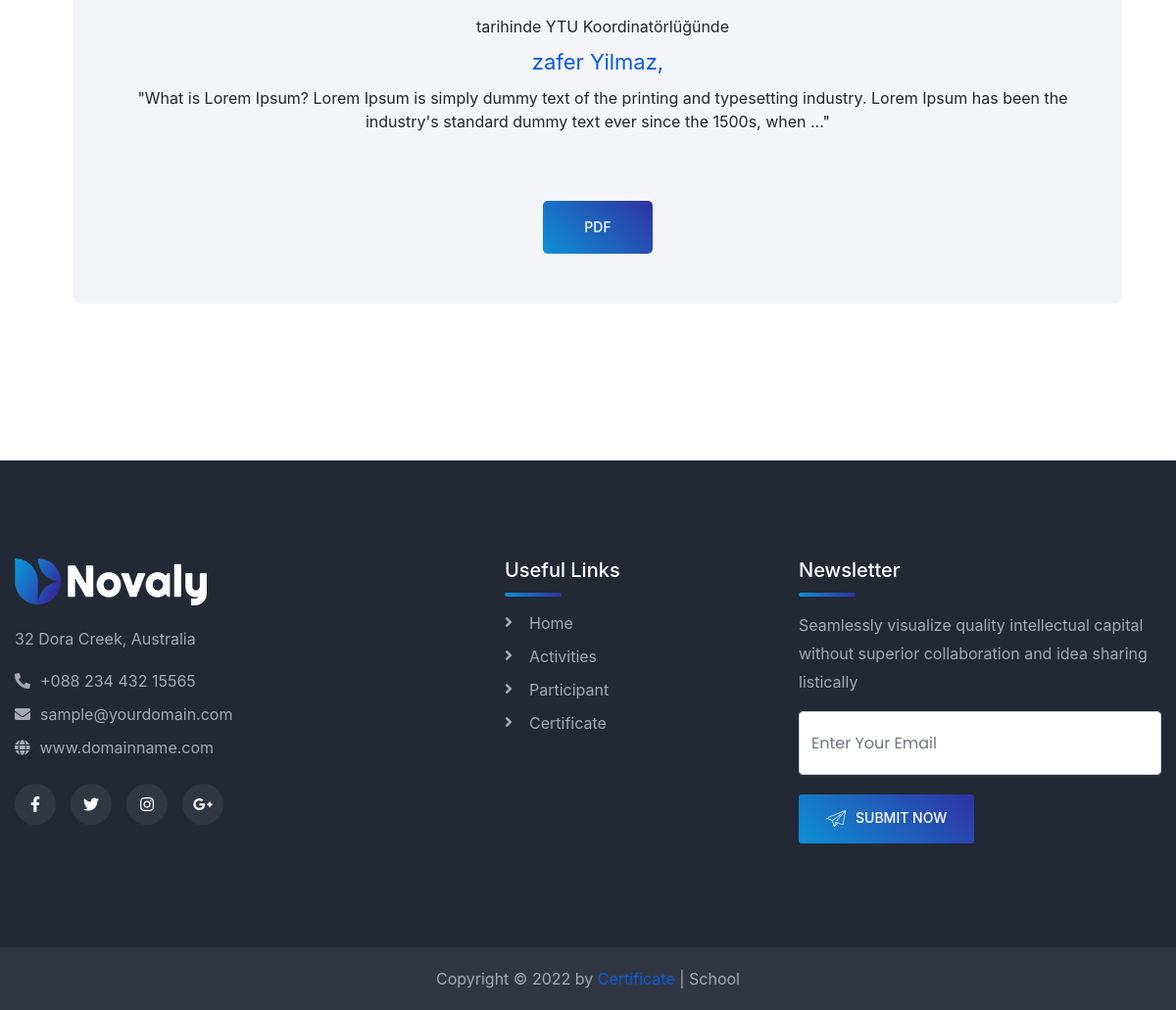
/certificates (lower part), run on an earlier commit of the app's database.
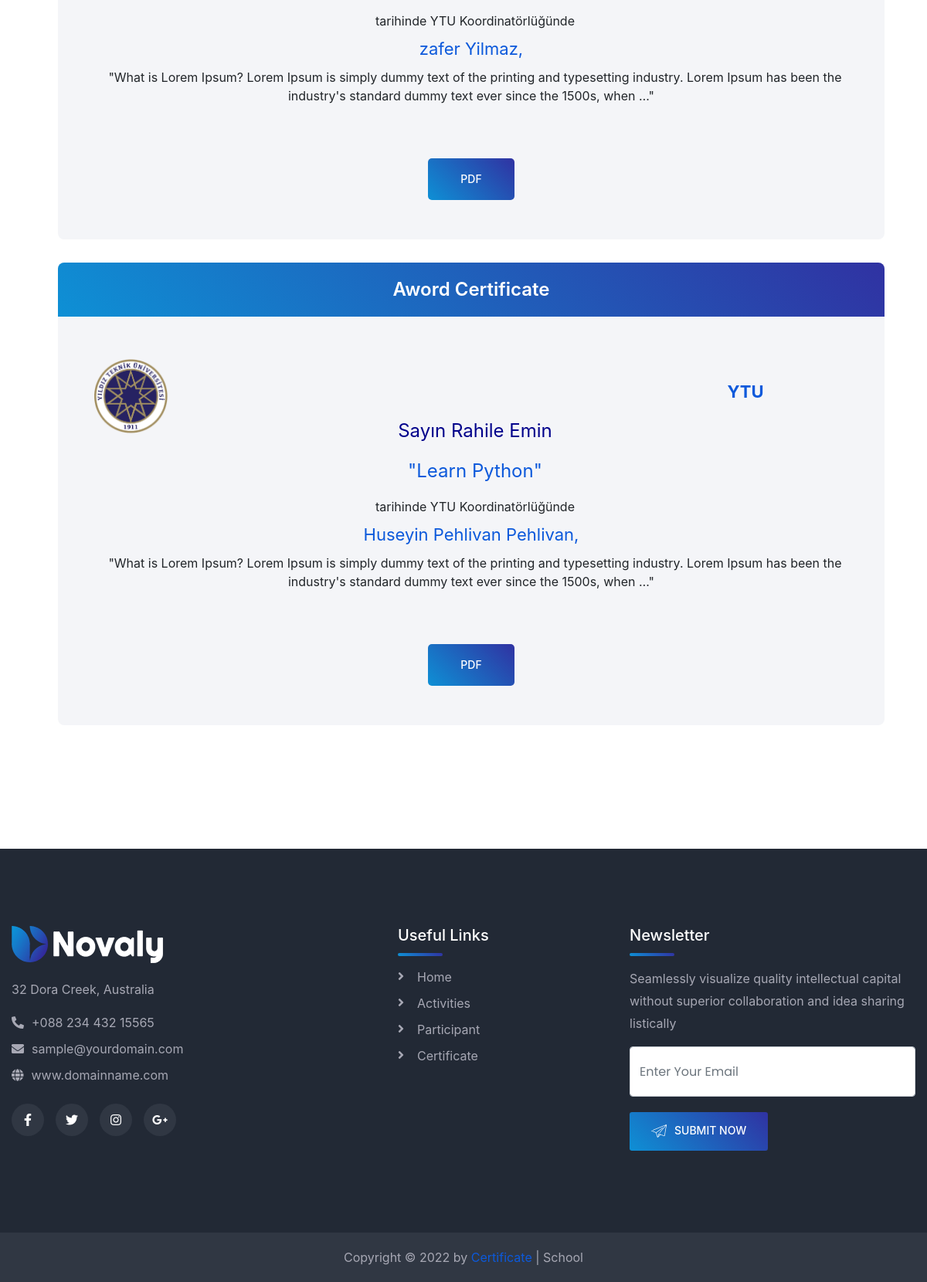
And on a later commit of the database.
### Certificate/models.py (models this page shows, shortened)
class Certificate(models.Model):
    INACTIVE = 0
    ACTIVE = 1
    STATUS = (
        (INACTIVE, ('Inactive')),
        (ACTIVE, ('Active')),
    )
    cer_code = models.AutoField(primary_key=True, verbose_name="certificate ID")
    cer_name = models.CharField(max_length=64, null=False, blank=False)
    cer_deg = models.CharField(max_length=64, blank=False, null=False, choices=type_of_certificate)
    active = models.IntegerField(default=0, blank=True, null=True, choices=STATUS)
    cer_description = models.TextField()
    organisation_name = models.ForeignKey(Organization, on_delete=models.CASCADE, null=False, blank=False)
    participant_name = models.ForeignKey(Participant, on_delete=models.CASCADE, null=False, blank=False)
    host_name = models.ManyToManyField('Host', )
    activity_name = models.ForeignKey(Activity, on_delete=models.CASCADE, null=True, blank=True)
    class Meta:
        ordering = ["cer_name"]

class Organization(models.Model):
    org_name = models.CharField(max_length=64, null=False, blank=False)
    slug = models.SlugField(null=False, blank=True, unique=True, db_index=True, editable=False)
    authorized = models.CharField(max_length=64, null=False, blank=False)
    org_image = models.ImageField(upload_to='organization', blank=True, null=True)
    address = models.TextField()
    org_description = models.TextField()

class Host(models.Model):
    host_name = models.CharField(max_length=64, null=False, blank=False)
    surname = models.CharField(max_length=64, null=False, blank=False)
    activity_name = models.ManyToManyField('Activity',)
    position = models.CharField(max_length=64, blank=True, null=True)
    host_image = models.ImageField(upload_to='host', blank=True, null=True)

class Participant(models.Model):
    name = models.CharField(max_length=64, null=False, blank=False)
    surname = models.CharField(max_length=64, null=False, blank=False)
    activity_name = models.ManyToManyField('Activity', )
    university = models.CharField(max_length=64, null=False, blank=False)
    department = models.CharField(max_length=64, null=False, blank=False)
    edu_deg = models.CharField(max_length=64, blank=False, null=False, choices=level_of_education)
    phone_number = models.CharField(max_length=11, blank=False, null=False)
    email = models.EmailField(max_length=32, blank=False, null=False)

class Activity(models.Model):
    org_name                = models.ManyToManyField('Organization')
    activity_name           = models.CharField(max_length=64, null=False, blank=False)
    activity_image          = models.ImageField(upload_to='activity', blank=True, null=True)
    active                  = models.BooleanField()
    address                 = models.TextField()
    description             = models.TextField()
    starttime               = models.DateTimeField(auto_now_add=False)
    endtime                 = models.DateTimeField(auto_now_add=False)
    slug                    = models.SlugField(null=False, blank=True, unique=True, db_index=True, editable=False)
    class Meta:
        ordering = ["-starttime"]

### Certificate/views.py (the view)
# urls.py: path('certificates', certificatesView, name="certificates"),
def certificatesView(request):
    certificates = Certificate.objects.all()
    context = {
        'certificates': certificates
    }
    return render(request, 'certificates.html', context)

### users/templates/certificates.html (shortened to what this page needs)
{% extends 'base.html' %}
{% load static %}
{% block content %}
    <link rel="stylesheet" href="{% static 'css/certificate.css' %}">
    <link rel="stylesheet" href="{% static 'css/bootstrap.min.css' %}">
    <body>
    	<section class="price-section pdt-160 pdb-130" style="margin-top: 40px">
    		<div class="container">
    			{% for certificate in certificates %}
    			    <div class="row">
    				<div class="col-lg-11 col-md-11 col-sm-9" style="margin-left: 60px">
    					<div class="price-table mrb-30 text-center">
    						<div class="table-header">
    							<h4 class="pricing-plan-name">{{ certificate.cer_deg}}</h4>
    						</div>
    						<div class="table-content">
                                <div style="border-radius: 35px; max-width: 10%; min-width: 10%; max-height: 20px; min-height: 20px">
                                <img src="{{ certificate.organisation_name.org_image.url }}" alt="">
                            </div>
    							<ul class="list-items">
    								<li><strong><span style="color: #0c59db; font-size: 22px">{{ certificate.organisation_name.org_name }}</span></strong></li>
    								<li><span style="color: darkblue; font-size: 24px; ">Sayın {{ certificate.participant_name.name }} {{ certificate.participant_name.surname }}</span></li>
    								<li><span style="color: #0c59db; font-size: 24px">"{{ certificate.activity_name.activity_name }}"</span></li>
    								<li><span>{{ certificate.activity_name.activity_date.date }} tarihinde {{ certificate.organisation_name.org_name }} Koordinatörlüğünde</span></li>
    								{% for certificate in certificate.host_name.all %}
                                        <span style="font-size: 22px; color: #0c59db">{{ certificate.host_name }} {{ certificate.surname }}, </span>
    								{% endfor %}
                                    <br>
                                    <li><span>"{{ certificate.organisation_name.org_description|truncatewords:30 }}"</span></li>
    							</ul>
    						</div>
    						<div class="table-footer">
    							<a href="{% url 'pdf' certificate.cer_code %}" class="cs-btn-one btn-gradient-color">PDF</a>
    						</div>
    					</div>
    				</div>
    			</div>
    			{% endfor %}
    		</div>
    	</section>
    </body>
{% endblock %}

What changed in the data, as far as the page shows it:
added Certificate: cer_deg "Aword Certificate", organisation_name.org_image (picture), organisation_name.org_name "YTU", participant_name.name "Rahile", participant_name.surname "Emin", activity_name.activity_name "Learn Python", organisation_name.org_description "What is Lorem Ipsum? Lorem Ipsum is simply dummy text of the printing and typesetting industry. Lorem Ipsum has been the industry's standard dummy text ever since the 1500s, when …"
now on this page (row unchanged): Host: host_name "Huseyin Pehlivan", surname "Pehlivan", shown under "Aword Certificate"
